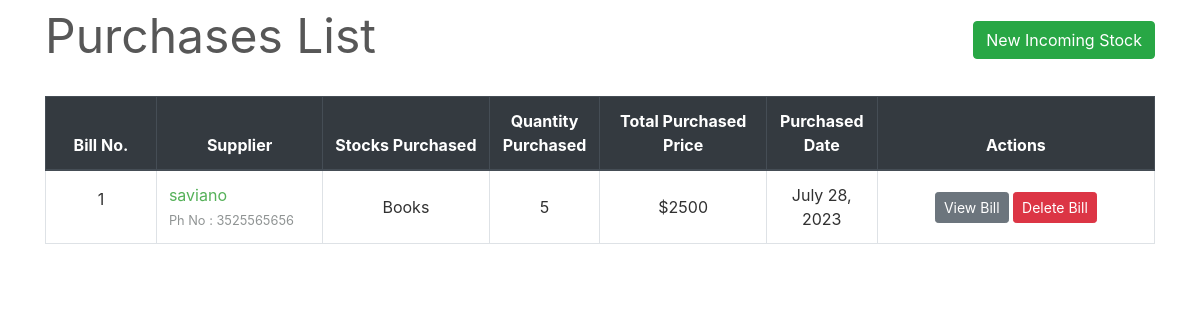
Page /transactions/purchases/ on the earlier database version.
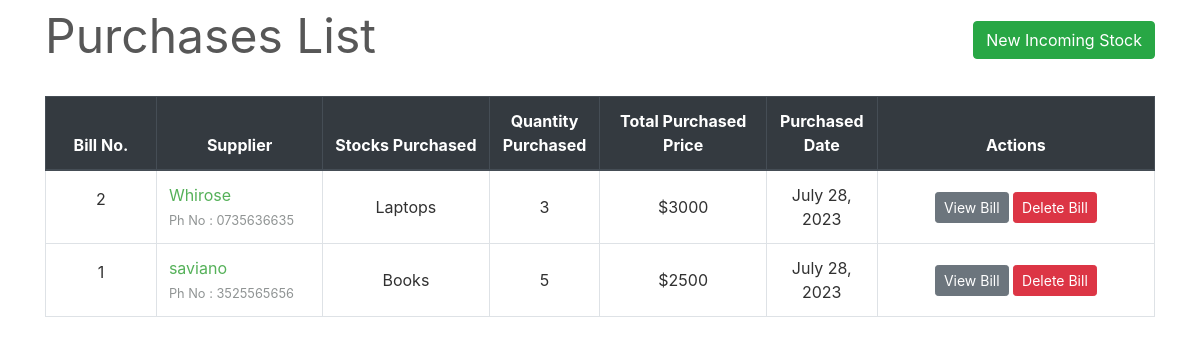
Same page on the later database version.
### transactions/models.py (models this page shows, shortened)
class PurchaseBill(models.Model):
    billno = models.AutoField(primary_key=True)
    time = models.DateTimeField(auto_now=True)
    supplier = models.ForeignKey(Supplier, on_delete = models.CASCADE, related_name='purchasesupplier')
    def get_items_list(self):
        return PurchaseItem.objects.filter(billno=self)
    def get_total_price(self):
        purchaseitems = PurchaseItem.objects.filter(billno=self)
        total = 0
        for item in purchaseitems:
            total += item.totalprice
        return total

class Supplier(models.Model):
    id = models.AutoField(primary_key=True)
    name = models.CharField(max_length=150)
    phone = models.CharField(max_length=12, unique=True)
    address = models.CharField(max_length=200)
    email = models.EmailField(max_length=254, unique=True)
    gstin = models.CharField(max_length=15, unique=True)
    is_deleted = models.BooleanField(default=False)
    def __str__(self):
	    return self.name

class PurchaseItem(models.Model):
    billno = models.ForeignKey(PurchaseBill, on_delete = models.CASCADE, related_name='purchasebillno')
    stock = models.ForeignKey(Stock, on_delete = models.CASCADE, related_name='purchaseitem')
    quantity = models.IntegerField(default=1)
    perprice = models.IntegerField(default=1)
    totalprice = models.IntegerField(default=1)

### inventory/models.py (models this page shows, shortened)
class Stock(models.Model):
    id = models.AutoField(primary_key=True)
    name = models.CharField(max_length=30, unique=True)
    quantity = models.IntegerField(default=1)
    is_deleted = models.BooleanField(default=False)

### transactions/views.py (the view)
# urls.py: path('purchases/', views.PurchaseView.as_view(), name='purchases-list'),
class PurchaseView(ListView):
    model = PurchaseBill
    template_name = "purchases/purchases_list.html"
    context_object_name = 'bills'
    ordering = ['-time']
    paginate_by = 10

### transactions/templates/purchases/purchases_list.html (shortened to what this page needs)
{% extends "base.html" %}
{% load widget_tweaks %}
{% block content %}
    <div class="row" style="color: #575757; font-style: bold; font-size: 3rem;">
        <div class="col-md-8">Purchases List</div>
        <div class="col-md-4">
            <div style="float:right;"> <a class="btn btn-success" href="{% url 'select-supplier' %}">New Incoming Stock</a> </div>
        </div>
    </div>
    <br>
    <table class="table table-css table-hover table-bordered">
        <thead class="thead-dark align-middle">
            <tr>
                <th width="10%">Bill No.</th>
                <th width="15%">Supplier</th>
                <th width="15%">Stocks Purchased</th>
                <th width="10%">Quantity Purchased</th>
                <th width="15%">Total Purchased Price</th>
                <th width="10%">Purchased Date</th>
                <th width="25%">Actions</th>
            </tr>
        </thead>
{% if bills %}
        <tbody>
            {% for purchase in bills %}
            <tr>
                <td class="align-middle"> <p>{{ purchase.billno }}</p> </td>
                <td class="">
                    {% if purchase.supplier.is_deleted %}
                        {{ purchase.supplier }}<br>
                    {% else %}
                        <a href="{% url 'supplier' purchase.supplier.name %}">{{ purchase.supplier }}</a> <br>
                    {% endif %}
                    <small style="color: #909494">Ph No : {{ purchase.supplier.phone }}</small>
                </td>
                <td class="align-middle">{% for item in purchase.get_items_list %} {{ item.stock.name }} <br> {% endfor %}</td>
                <td class="align-middle">{% for item in purchase.get_items_list %} {{ item.quantity }} <br> {% endfor %}</td>
                <td class="align-middle">${{ purchase.get_total_price }}</td>
                <td class="align-middle">{{ purchase.time.date }}</td>
                <td class="align-middle"> <a href="{% url 'purchase-bill' purchase.billno %}" class="btn btn-secondary btn-sm">View Bill</a> <a href="{% url 'delete-purchase' purchase.pk %}" class="btn btn-danger btn-sm">Delete Bill</a> </td>
            </tr>
            {% endfor %}
        </tbody>
    </table>
{% else %}
        <tbody></tbody>
    </table>
    <br><br><br><br><br><br><br><br>
    <div style="color: #575757; font-style: bold; font-size: 1.5rem; text-align: center;">The records are empty. Please try adding some.</div>
{% endif %}
{% endblock content %}

Differences in the rows shown:
added PurchaseBill: billno "2", supplier "Whirose", supplier.phone "0735636635", get_total_price "3000", time "July 28, 2023"
added PurchaseItem: stock.name "Laptops", quantity "3"
